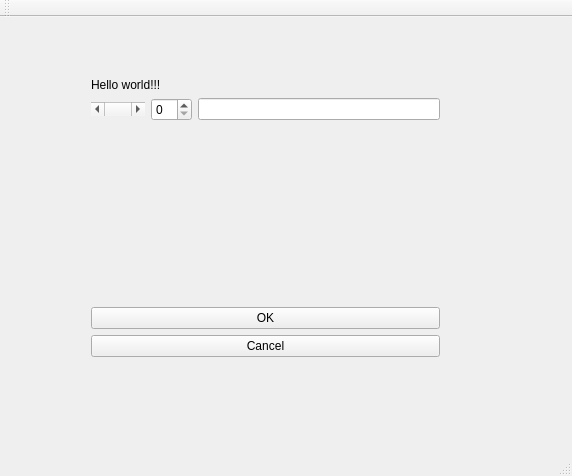
<?xml version="1.0" encoding="UTF-8"?>
<ui version="4.0">
 <class>MainWindow</class>
 <widget class="QMainWindow" name="MainWindow">
  <property name="geometry">
   <rect>
    <x>0</x>
    <y>0</y>
    <width>572</width>
    <height>476</height>
   </rect>
  </property>
  <property name="sizePolicy">
   <sizepolicy hsizetype="Minimum" vsizetype="Minimum">
    <horstretch>0</horstretch>
    <verstretch>0</verstretch>
   </sizepolicy>
  </property>
  <property name="windowTitle">
   <string>MainWindow</string>
  </property>
  <widget class="QWidget" name="centralWidget">
   <widget class="QWidget" name="verticalLayoutWidget">
    <property name="geometry">
     <rect>
      <x>80</x>
      <y>50</y>
      <width>371</width>
      <height>301</height>
     </rect>
    </property>
    <layout class="QVBoxLayout" name="verticalLayout">
     <item>
      <widget class="QLabel" name="label">
       <property name="text">
        <string>Hello world!!!</string>
       </property>
      </widget>
     </item>
     <item>
      <layout class="QHBoxLayout" name="horizontalLayout">
       <item>
        <widget class="QScrollBar" name="horizontalScrollBar">
         <property name="orientation">
          <enum>Qt::Horizontal</enum>
         </property>
        </widget>
       </item>
       <item>
        <widget class="QSpinBox" name="spinBox"/>
       </item>
       <item>
        <widget class="QLineEdit" name="lineEdit"/>
       </item>
      </layout>
     </item>
     <item>
      <spacer name="verticalSpacer">
       <property name="orientation">
        <enum>Qt::Vertical</enum>
       </property>
       <property name="sizeHint" stdset="0">
        <size>
         <width>20</width>
         <height>40</height>
        </size>
       </property>
      </spacer>
     </item>
     <item>
      <widget class="QPushButton" name="okButton">
       <property name="text">
        <string>OK</string>
       </property>
      </widget>
     </item>
     <item>
      <widget class="QPushButton" name="cancelButton">
       <property name="text">
        <string>Cancel</string>
       </property>
      </widget>
     </item>
    </layout>
   </widget>
  </widget>
  <widget class="QMenuBar" name="menuBar">
   <property name="geometry">
    <rect>
     <x>0</x>
     <y>0</y>
     <width>572</width>
     <height>28</height>
    </rect>
   </property>
  </widget>
  <widget class="QToolBar" name="mainToolBar">
   <attribute name="toolBarArea">
    <enum>TopToolBarArea</enum>
   </attribute>
   <attribute name="toolBarBreak">
    <bool>false</bool>
   </attribute>
  </widget>
  <widget class="QStatusBar" name="statusBar"/>
 </widget>
 <layoutdefault spacing="6" margin="11"/>
 <resources/>
 <connections/>
</ui>
